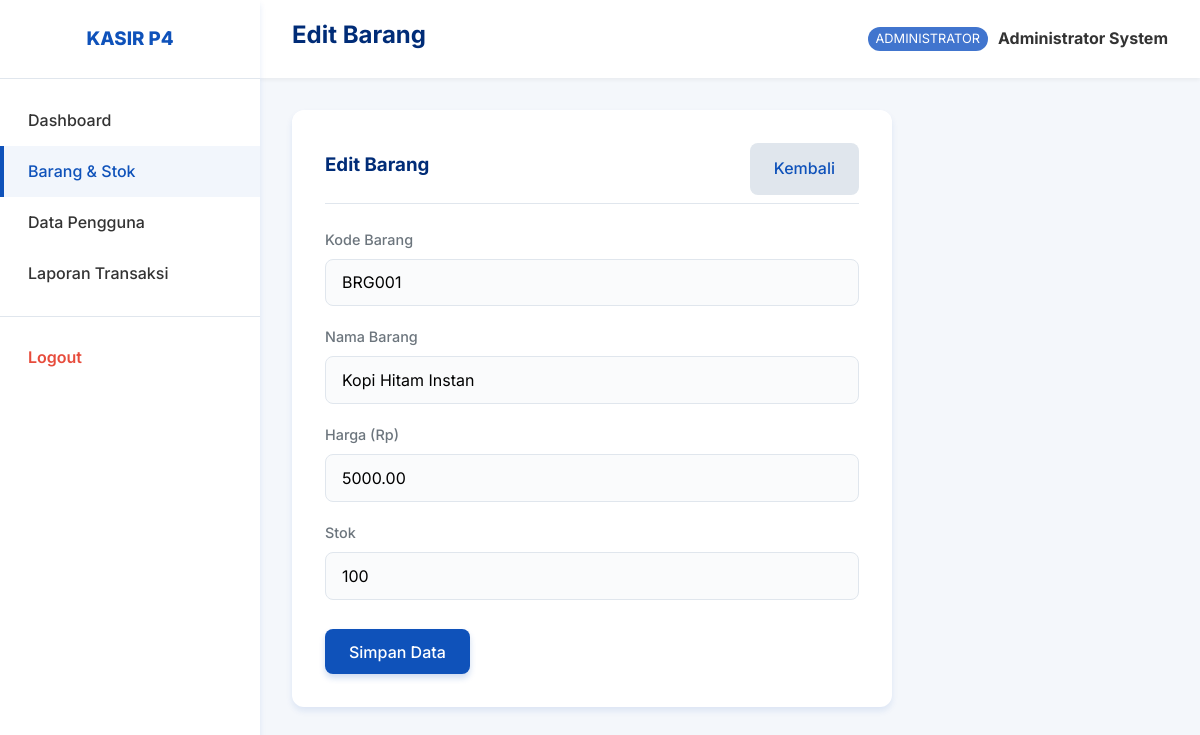
/barang_form.php?id=1 (signed in), run on the app's committed database.
### tables this page shows
CREATE TABLE `barangs` (
  `id_barang` int(11) NOT NULL AUTO_INCREMENT,
  `kode_barang` varchar(10) NOT NULL,
  `nama_barang` varchar(100) NOT NULL,
  `harga` decimal(10,2) NOT NULL,
  `stok` int(11) NOT NULL,
  PRIMARY KEY (`id_barang`),
  UNIQUE KEY `kode_barang` (`kode_barang`)
);

### config/Database.php (called while the page is built, shortened)
<?php
class Database {
    private $host = "localhost";
    private $db_name = "db_kasir_p4";
    private $username = "root";
    private $password = "";
    public function getConnection() {
        $this->conn = null;
        try {
            $this->conn = new PDO("mysql:host=" . $this->host . ";dbname=" . $this->db_name, $this->username, $this->password);
            $this->conn->setAttribute(PDO::ATTR_ERRMODE, PDO::ERRMODE_EXCEPTION);
            $this->conn->setAttribute(PDO::ATTR_DEFAULT_FETCH_MODE, PDO::FETCH_ASSOC);
        } catch(PDOException $exception) {
            echo "Connection error: " . $exception->getMessage();
        }
        return $this->conn;
    }
}
?>

### classes/Barang.php (called while the page is built, shortened)
<?php
require_once __DIR__ . '/../config/Database.php';
class Barang {
    private $conn;
    public function __construct() {
        $database = new Database();
        $this->conn = $database->getConnection();
    }
    public function getById($id) {
        $query = "SELECT * FROM barangs WHERE id_barang = :id";
        $stmt = $this->conn->prepare($query);
        $stmt->bindParam(":id", $id);
        $stmt->execute();
        return $stmt->fetch(PDO::FETCH_ASSOC);
    }
}
?>

### barang_form.php (the view, shortened to what this page needs)
<?php
$page_title = isset($_GET['id']) ? 'Edit Barang' : 'Tambah Barang';
require_once 'layouts/header.php';
require_once 'classes/Barang.php';
$barangObj = new Barang();
$id = $_GET['id'] ?? '';
$isEdit = !empty($id);
$data = ['kode_barang' => '', 'nama_barang' => '', 'harga' => '', 'stok' => ''];
if ($isEdit) {
    $result = $barangObj->getById($id);
    if($result) $data = $result;
}
?>
<div class="card" style="max-width: 600px;">
    <div class="card-header">
        <h3><?= $page_title ?></h3>
        <a href="barang.php" class="btn" style="background:#e0e6ed;">Kembali</a>
    </div>
    <form method="POST">
        <div class="form-group">
            <label>Kode Barang</label>
            <input type="text" name="kode_barang" class="form-control" required value="<?= htmlspecialchars($data['kode_barang']) ?>" placeholder="Ex: BRG001">
        </div>
        <div class="form-group">
            <label>Nama Barang</label>
            <input type="text" name="nama_barang" class="form-control" required value="<?= htmlspecialchars($data['nama_barang']) ?>">
        </div>
        <div class="form-group">
            <label>Harga (Rp)</label>
            <input type="number" name="harga" class="form-control" required min="0" value="<?= htmlspecialchars($data['harga']) ?>">
        </div>
        <div class="form-group">
            <label>Stok</label>
            <input type="number" name="stok" class="form-control" required min="0" value="<?= htmlspecialchars($data['stok']) ?>">
        </div>
        <button type="submit" class="btn btn-primary" style="margin-top: 10px;">Simpan Data</button>
    </form>
</div>
<?php require_once 'layouts/footer.php'; ?>

### assets/css/style.css (style rules this page uses)
:root { --primary: #0f52ba; --primary-light: #4175ce; --primary-dark: #002c77; --bg-color: #f4f7fb; --text-main: #333333; --text-muted: #6c757d; --white: #ffffff; --danger: #e74c3c; --success: #2ecc71; --border: #e0e6ed; --shadow-sm: 0 2px 4px rgba(0,0,0,0.05); --shadow-md: 0 4px 6px rgba(15, 82, 186, 0.1); --shadow-lg: 0 10px 15px rgba(15, 82, 186, 0.15); }
* { margin: 0; padding: 0; box-sizing: border-box; font-family: 'Inter', 'Segoe UI', Roboto, Helvetica, Arial, sans-serif; }
body { background-color: var(--bg-color); color: var(--text-main); line-height: 1.6; }
h1, h2, h3, h4, h5, h6 { color: var(--primary-dark); margin-bottom: 0.5rem; }
a { text-decoration: none; color: var(--primary); transition: color 0.3s ease; }
.card { background: var(--white); border-radius: 12px; box-shadow: var(--shadow-md); padding: 2rem; margin-bottom: 1.5rem; border: 1px solid rgba(255,255,255,0.2); backdrop-filter: blur(10px); transition: transform 0.3s ease, box-shadow 0.3s ease; }
.card-header { margin-bottom: 1.5rem; padding-bottom: 0.5rem; border-bottom: 1px solid var(--border); display: flex; justify-content: space-between; align-items: center; }
.form-group { margin-bottom: 1.2rem; }
.form-group label { display: block; margin-bottom: 0.5rem; font-weight: 500; color: var(--text-muted); font-size: 0.9rem; }
.form-control { width: 100%; padding: 0.8rem 1rem; font-size: 1rem; border: 1px solid var(--border); border-radius: 8px; background-color: #fafbfc; transition: all 0.3s ease; }
.btn { display: inline-block; padding: 0.8rem 1.5rem; font-size: 1rem; font-weight: 500; text-align: center; border: none; border-radius: 8px; cursor: pointer; transition: all 0.3s ease; }
.btn-primary { background-color: var(--primary); color: var(--white); box-shadow: 0 4px 6px rgba(15, 82, 186, 0.2); }

### data on the page
barangs: kode_barang "BRG001", nama_barang "Kopi Hitam Instan", harga "5000.00", stok "100"

### other printed values
$page_title "Edit Barang"
$level "ADMINISTRATOR"
$nama "Administrator System"
